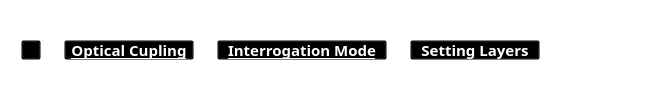
           <widget class="QFrame" name="hierarchy_frame">
            <property name="sizePolicy">
             <sizepolicy hsizetype="Preferred" vsizetype="Preferred">
              <horstretch>0</horstretch>
              <verstretch>0</verstretch>
             </sizepolicy>
            </property>
            <property name="maximumSize">
             <size>
              <width>16777215</width>
              <height>16777215</height>
             </size>
            </property>
            <property name="styleSheet">
             <string notr="true">background:transparent;</string>
            </property>
            <property name="frameShape">
             <enum>QFrame::StyledPanel</enum>
            </property>
            <property name="frameShadow">
             <enum>QFrame::Raised</enum>
            </property>
            <layout class="QHBoxLayout" name="horizontalLayout_79">
             <property name="spacing">
              <number>8</number>
             </property>
             <property name="leftMargin">
              <number>20</number>
             </property>
             <property name="topMargin">
              <number>8</number>
             </property>
             <property name="rightMargin">
              <number>8</number>
             </property>
             <property name="bottomMargin">
              <number>8</number>
             </property>
             <item>
              <widget class="QPushButton" name="btn_home_11">
               <property name="minimumSize">
                <size>
                 <width>20</width>
                 <height>20</height>
                </size>
               </property>
               <property name="maximumSize">
                <size>
                 <width>20</width>
                 <height>20</height>
                </size>
               </property>
               <property name="cursor">
                <cursorShape>PointingHandCursor</cursorShape>
               </property>
               <property name="text">
                <string/>
               </property>
               <property name="icon">
                <iconset resource="icons_.qrc">
                 <normaloff>:/icons/icons/casa.png</normaloff>:/icons/icons/casa.png</iconset>
               </property>
               <property name="iconSize">
                <size>
                 <width>20</width>
                 <height>20</height>
                </size>
               </property>
              </widget>
             </item>
             <item>
              <widget class="QLabel" name="label_68">
               <property name="maximumSize">
                <size>
                 <width>10</width>
                 <height>10</height>
                </size>
               </property>
               <property name="text">
                <string/>
               </property>
               <property name="pixmap">
                <pixmap resource="icons_.qrc">:/icons/icons/simbolo-de-setas-duplas-para-a-direita-para-avancar.png</pixmap>
               </property>
               <property name="scaledContents">
                <bool>true</bool>
               </property>
              </widget>
             </item>
             <item>
              <widget class="QPushButton" name="btn_couplin_9">
               <property name="sizePolicy">
                <sizepolicy hsizetype="Maximum" vsizetype="Fixed">
                 <horstretch>0</horstretch>
                 <verstretch>0</verstretch>
                </sizepolicy>
               </property>
               <property name="minimumSize">
                <size>
                 <width>130</width>
                 <height>20</height>
                </size>
               </property>
               <property name="maximumSize">
                <size>
                 <width>130</width>
                 <height>20</height>
                </size>
               </property>
               <property name="font">
                <font>
                 <family>Segoe UI Semibold</family>
                 <pointsize>11</pointsize>
                 <bold>true</bold>
                 <underline>true</underline>
                </font>
               </property>
               <property name="cursor">
                <cursorShape>PointingHandCursor</cursorShape>
               </property>
               <property name="autoFillBackground">
                <bool>false</bool>
               </property>
               <property name="styleSheet">
                <string notr="true">color: rgb(255, 255, 255);</string>
               </property>
               <property name="text">
                <string>Optical Cupling</string>
               </property>
               <property name="checkable">
                <bool>false</bool>
               </property>
               <property name="checked">
                <bool>false</bool>
               </property>
               <property name="autoDefault">
                <bool>false</bool>
               </property>
               <property name="default">
                <bool>false</bool>
               </property>
              </widget>
             </item>
             <item>
              <widget class="QLabel" name="label_69">
               <property name="maximumSize">
                <size>
                 <width>10</width>
                 <height>10</height>
                </size>
               </property>
               <property name="text">
                <string/>
               </property>
               <property name="pixmap">
                <pixmap resource="icons_.qrc">:/icons/icons/simbolo-de-setas-duplas-para-a-direita-para-avancar.png</pixmap>
               </property>
               <property name="scaledContents">
                <bool>true</bool>
               </property>
              </widget>
             </item>
             <item>
              <widget class="QPushButton" name="btn_interrogarion_15">
               <property name="sizePolicy">
                <sizepolicy hsizetype="Maximum" vsizetype="Fixed">
                 <horstretch>0</horstretch>
                 <verstretch>0</verstretch>
                </sizepolicy>
               </property>
               <property name="minimumSize">
                <size>
                 <width>170</width>
                 <height>20</height>
                </size>
               </property>
               <property name="maximumSize">
                <size>
                 <width>170</width>
                 <height>20</height>
                </size>
               </property>
               <property name="font">
                <font>
                 <family>Segoe UI Semibold</family>
                 <pointsize>11</pointsize>
                 <bold>true</bold>
                 <underline>true</underline>
                </font>
               </property>
               <property name="cursor">
                <cursorShape>PointingHandCursor</cursorShape>
               </property>
               <property name="autoFillBackground">
                <bool>false</bool>
               </property>
               <property name="styleSheet">
                <string notr="true">color: rgb(255, 255, 255);</string>
               </property>
               <property name="text">
                <string>Interrogation Mode</string>
               </property>
               <property name="checkable">
                <bool>false</bool>
               </property>
               <property name="checked">
                <bool>false</bool>
               </property>
               <property name="autoDefault">
                <bool>false</bool>
               </property>
               <property name="default">
                <bool>false</bool>
               </property>
              </widget>
             </item>
             <item>
              <widget class="QLabel" name="label_70">
               <property name="maximumSize">
                <size>
                 <width>10</width>
                 <height>10</height>
                </size>
               </property>
               <property name="text">
                <string/>
               </property>
               <property name="pixmap">
                <pixmap resource="icons_.qrc">:/icons/icons/simbolo-de-setas-duplas-para-a-direita-para-avancar.png</pixmap>
               </property>
               <property name="scaledContents">
                <bool>true</bool>
               </property>
              </widget>
             </item>
             <item>
              <widget class="QPushButton" name="btn_interrogarion_16">
               <property name="sizePolicy">
                <sizepolicy hsizetype="Maximum" vsizetype="Fixed">
                 <horstretch>0</horstretch>
                 <verstretch>0</verstretch>
                </sizepolicy>
               </property>
               <property name="minimumSize">
                <size>
                 <width>130</width>
                 <height>20</height>
                </size>
               </property>
               <property name="maximumSize">
                <size>
                 <width>170</width>
                 <height>20</height>
                </size>
               </property>
               <property name="font">
                <font>
                 <family>Segoe UI Semibold</family>
                 <pointsize>11</pointsize>
                 <bold>true</bold>
                 <underline>false</underline>
                </font>
               </property>
               <property name="cursor">
                <cursorShape>PointingHandCursor</cursorShape>
               </property>
               <property name="autoFillBackground">
                <bool>false</bool>
               </property>
               <property name="styleSheet">
                <string notr="true">color: rgb(255, 255, 255);</string>
               </property>
               <property name="text">
                <string>Setting Layers</string>
               </property>
               <property name="checkable">
                <bool>false</bool>
               </property>
               <property name="checked">
                <bool>false</bool>
               </property>
               <property name="autoDefault">
                <bool>false</bool>
               </property>
               <property name="default">
                <bool>false</bool>
               </property>
              </widget>
             </item>
             <item>
              <spacer name="horizontalSpacer_180">
               <property name="orientation">
                <enum>Qt::Horizontal</enum>
               </property>
               <property name="sizeType">
                <enum>QSizePolicy::Expanding</enum>
               </property>
               <property name="sizeHint" stdset="0">
                <size>
                 <width>100</width>
                 <height>15</height>
                </size>
               </property>
              </spacer>
             </item>
            </layout>
           </widget>
